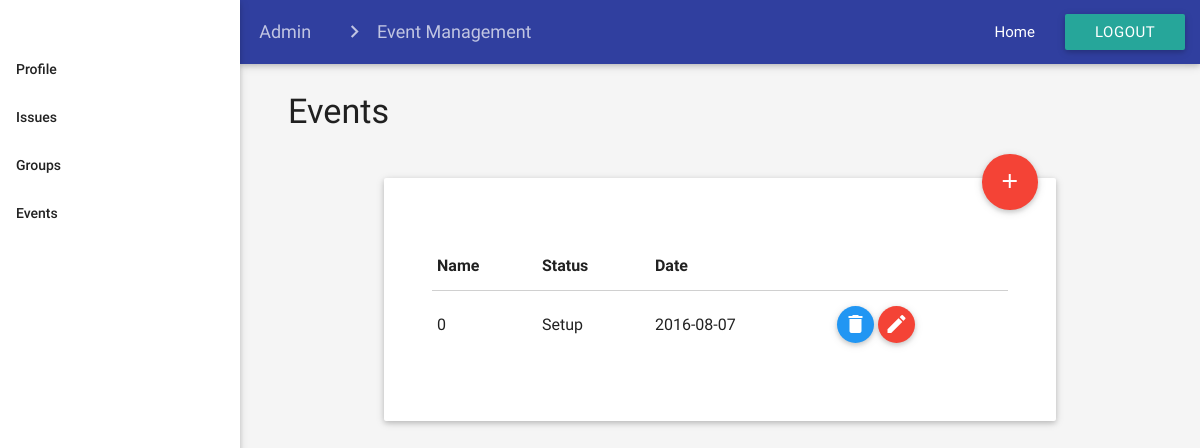
The page /html/admin/eventManagement_admin.php on the database as committed earlier.
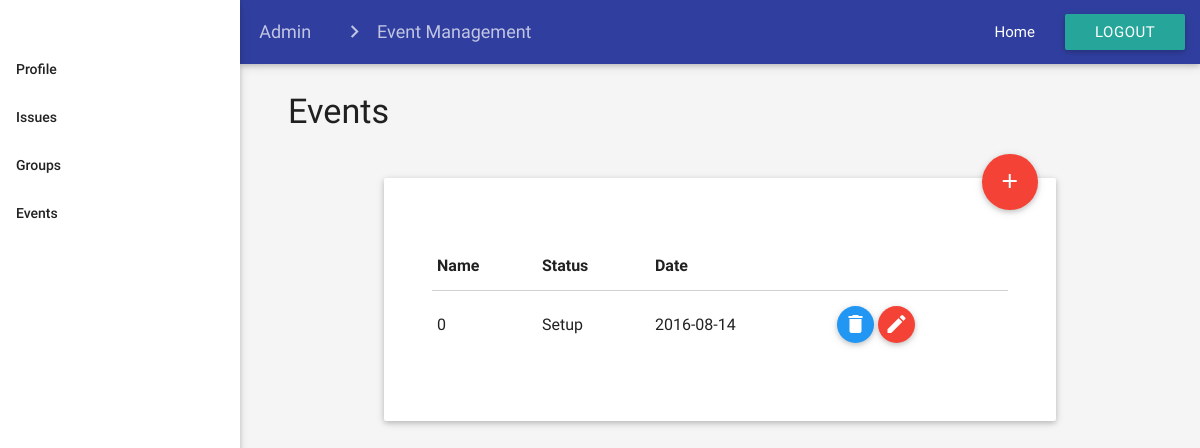
The same page on the database as committed later.
### tables this page shows
CREATE TABLE `events` (
  `Event_ID` int(11) NOT NULL,
  `Event_Name` varchar(255) NOT NULL,
  `Start_Date` varchar(255) DEFAULT NULL,
  `End_Date` varchar(255) DEFAULT NULL,
  `Address` varchar(255) DEFAULT NULL,
  `Locations` varchar(255) DEFAULT NULL,
  `Group_ID` int(255) NOT NULL,
  `Address_ID` int(11) NOT NULL,
  `User_ID` int(255) NOT NULL,
  `Status` enum('Setup','Pre_Event','Open','Post_Event','Closed') NOT NULL DEFAULT 'Setup'
);

### html/admin/eventManagement_admin.php (the view, shortened to what this page needs)
<html>
<head>
    <link type="text/css" rel="stylesheet" href="../../css/materialize.min.css" media="screen,projection" />
    <link type="text/css" rel="stylesheet" href="../../css/admin/eventManagement_admin.css" />
</head>
<body class="grey lighten-4">
    <ul id="nav-mobile" class="side-nav fixed sideNav">
        <br>
        <br>
        <li class="bold"><a href="http://localhost/MIS347/html/admin/profile_admin.php" class="waves-effect waves-teal">Profile</a></li>
        <li class="bold"><a href="http://localhost/MIS347/html/admin/issueManagement_admin.php" class="waves-effect waves-teal">Issues</a></li>
        <li class="bold"><a href="http://localhost/MIS347/html/admin/groupManagement_admin.php" class="waves-effect waves-teal">Groups</a></li>
        <li class="bold"><a href="http://localhost/MIS347/html/admin/eventManagement_admin.php" class="waves-effect waves-teal">Events</a></li>
    </ul>
    <div class="mainContainer">
        <nav class="indigo darken-2 topNavBar">
            <div class="nav-wrapper">
                <div class="col s12">
                    <a href="#!" class="breadcrumb">Admin</a>
                    <a href="#!" class="breadcrumb">Event Management</a>
                    <ul class="right hide-on-med-and-down">
                        <li><a href="dashboard_admin.html">Home</a></li>
                        <li><a class="waves-effect waves-light btn">Logout</a></li>
                    </ul>
                </div>
            </div>
        </nav>
        <div id="page_title">
            <h4>Events</h4>
        </div>
        <div id="fab_add">
            <a class="btn-floating btn-large waves-effect waves-light red right" id="fab_add" href="http://localhost/MIS347/html/admin/eventAdd_admin.html"><i class="material-icons">add</i></a>
        </div>
        <div class="formContainer card">
            <form class="col s12 l12 m6">
                <table class="highlight responsive-table">
                    <thead>
                        <tr>
                            <th data-field="id">Name</th>
                            <th data-field="name">Status</th>
                            <th data-field="price">Date</th>
                            <th data-field="action"></th>
                        </tr>
                    </thead>
                    <tbody>
                        <?php
                            $conn = new mysqli('localhost','ske','ske','skecomplaints');
                            $sql = "SELECT * FROM events";
                            $result = $conn->query($sql);
                            while($row = $result->fetch_assoc()){
                                $Event_ID = $row["Event_ID"];
                                $Start_Date = $row["Start_Date"];
                                $Status = $row["Status"];
                                echo '
                                <tr id="'.$Event_ID.'">
                                    <form id = "eventDelete" action = "../../php/eventDelete.php" method = "post">
                                        <input name = "eventid" type = "hidden" value = "'.$Event_ID.'" />
                                    </form>
								<tr id="'.$Event_ID.'">
									<form id = "eventEdit" action = "../../php/eventEdit.php" method = "post">
										<input name = "eventid" type = "hidden" value = "'.$Event_ID.'" />
									</form>
                                    <td>'.$Event_ID.'</td>
                                    <td>'.$Status.'</td>
                                    <td>'.$Start_Date.'</td>
                                    <td>
                                        <a class="btn-floating modal-trigger btn-small waves-effect waves-light blue btn_delete" href="#deleteIssuerModal"><i class="material-icons">delete</i></a>
                                        <a class="btn-floating modal-trigger btn-small waves-effect waves-light red btn_edit" href="#editIssuerModal"><i class="material-icons">mode_edit</i></a>
                                    </td>
								</tr>
                                </tr>
                                ';
                            }
                        ?>
                    </tbody>
                </table>
            </form>
        </div>
    </div>
</body>
</html>

### css/admin/eventManagement_admin.css (style rules this page uses)
.breadcrumb { padding-left: 2%; }
#page_title { padding-left: 5%; margin-top: 3%; }
#fab_add { float:right; margin-right: 16%; margin-top: 1%; }
@media only screen and (min-width: 993px) { .mainContainer { width: 80%; margin-left: 20%; } }
.sidenav { width: 20%; }
.formContainer { width: 70%; margin: 5% auto 0 auto; padding: 5%; }

Rows that differ between the two databases and show on the page:
changed events "Setup": Start_Date "2016-08-07" → "2016-08-14"
